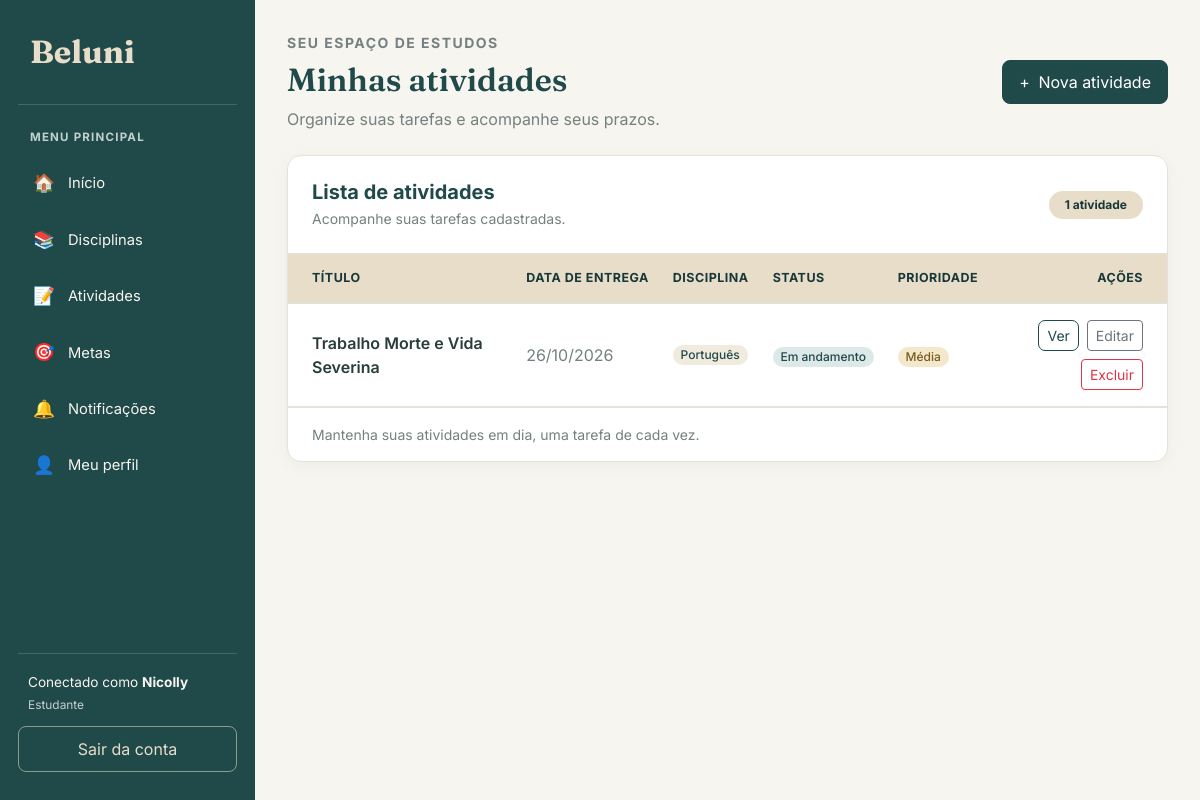
Screenshot of /atividades/ (signed in) with the database file from the repository.
### atividade/models.py (models this page shows, shortened)
class Atividade(models.Model):
    titulo = models.CharField(max_length=100)
    data = models.DateField()
    detalhamento_atividade = models.CharField(max_length=255)
    status = models.CharField(max_length=50)
    prioridade = models.CharField(max_length=50)
    pontuacao = models.FloatField()
    disciplinas = models.ManyToManyField(
        Disciplina,
        through="AtividadeInterdisciplinar",
        related_name="atividades"
    )

### disciplinas/models.py (models this page shows, shortened)
class Disciplina(models.Model):
    nomedisciplina = models.CharField(max_length=100)
    estudante = models.ForeignKey(
        'estudante.Estudante',
        on_delete=models.CASCADE
    )

### atividade/views.py (the view)
# urls.py: path('', views.listar_atividades, name='listar_atividades'),
@login_required
@permission_required('atividade.view_atividade')
def listar_atividades(request):
    estudante = obter_estudante(request.user)
    atividades = (
        atividades_do_estudante(estudante)
        .prefetch_related('disciplinas')
    )
    return render(
        request,
        'atividade/listar.html',
        {'atividades': atividades}
    )

### atividade/views.py (called while the page is built)
def obter_estudante(usuario):
    return get_object_or_404(
        Estudante,
        pk=usuario.pk
    )

def atividades_do_estudante(estudante):
    return Atividade.objects.filter(
        disciplinas__estudante=estudante
    ).distinct()

### atividade/templates/atividade/listar.html (shortened to what this page needs)
{% extends 'base.html' %}
{% block conteudo %}
<div class="d-flex flex-wrap justify-content-between align-items-center gap-3 mb-4">
    <div>
        <p class="text-uppercase small fw-bold mb-2"
           style="color: #758080; letter-spacing: 1.5px;">
            SEU ESPAÇO DE ESTUDOS
        </p>
        <h1 class="titulo-pagina mb-2">Minhas atividades</h1>
        <p class="text-secondary mb-0">
            Organize suas tarefas e acompanhe seus prazos.
        </p>
    </div>
    <a href="{% url 'criar_atividade' %}" class="btn btn-primary">
        <span class="me-1">+</span> Nova atividade
    </a>
</div>
<div class="card">
    <div class="card-body p-0">
        <div class="d-flex flex-wrap justify-content-between align-items-center gap-2 p-4"
             style="border-bottom: 1px solid #E5E2D9;">
            <div>
                <h5 class="mb-1 fw-bold" style="color: #20494A;">
                    Lista de atividades
                </h5>
                <p class="text-secondary small mb-0">
                    Acompanhe suas tarefas cadastradas.
                </p>
            </div>
            <span class="badge rounded-pill px-3 py-2"
                  style="background-color: #E8DDC8; color: #173839;">
                {{ atividades|length }}
                {% if atividades|length == 1 %}
                    atividade
                {% else %}
                    atividades
                {% endif %}
            </span>
        </div>
        <div class="table-responsive">
            <table class="table table-hover align-middle mb-0">
                <thead>
                    <tr>
                        <th class="ps-4">Título</th>
                        <th>Data de entrega</th>
                        <th>Disciplina</th>
                        <th>Status</th>
                        <th>Prioridade</th>
                        <th class="text-end pe-4">Ações</th>
                    </tr>
                </thead>
                <tbody>
                    {% for atividade in atividades %}
                    <tr>
                        <td class="ps-4">
                            <span class="fw-semibold" style="color: #293B3B;">
                                {{ atividade.titulo }}
                            </span>
                        </td>
                        <td>
                            <span class="text-secondary">
                                {{ atividade.data|date:"d/m/Y" }}
                            </span>
                        </td>
                        <td>
                            {% for disciplina in atividade.disciplinas.all %}
                                <span class="badge rounded-pill fw-medium mb-1"
                                      style="background-color: #F1EBDD; color: #20494A;">
                                    {{ disciplina.nomedisciplina }}
                                </span>
                            {% empty %}
                                <span class="text-secondary small">
                                    Sem disciplina
                                </span>
                            {% endfor %}
                        </td>
                        <td>
                            {% if atividade.status == 'concluida' %}
                                <span class="badge rounded-pill fw-medium"
                                      style="background-color: #DCECE2; color: #285C42;">
                                    Concluída
                                </span>
                            {% elif atividade.status == 'em_andamento' %}
                                <span class="badge rounded-pill fw-medium"
                                      style="background-color: #DCE9E8; color: #20494A;">
                                    Em andamento
                                </span>
                            {% else %}
                                <span class="badge rounded-pill fw-medium"
                                      style="background-color: #F4E8CC; color: #795A20;">
                                    Pendente
                                </span>
                            {% endif %}
                        </td>
                        <td>
                            {% if atividade.prioridade == 'alta' %}
                                <span class="badge rounded-pill fw-medium"
                                      style="background-color: #F4DEDA; color: #963F34;">
                                    Alta
                                </span>
                            {% elif atividade.prioridade == 'media' %}
                                <span class="badge rounded-pill fw-medium"
                                      style="background-color: #F4E8CC; color: #795A20;">
                                    Média
                                </span>
                            {% else %}
                                <span class="badge rounded-pill fw-medium"
                                      style="background-color: #DCE9E8; color: #20494A;">
                                    Baixa
                                </span>
                            {% endif %}
                        </td>
                        <td class="text-end pe-4">
                            <div class="d-flex flex-wrap justify-content-end gap-2">
                                <a href="{% url 'detalhar_atividade' atividade.id %}"
                                   class="btn btn-sm btn-outline-primary">
                                    Ver
                                </a>
                                <a href="{% url 'editar_atividade' atividade.id %}"
                                   class="btn btn-sm btn-outline-secondary">
                                    Editar
                                </a>
                                <a href="{% url 'excluir_atividade' atividade.id %}"
                                   class="btn btn-sm btn-outline-danger">
                                    Excluir
                                </a>
                            </div>
                        </td>
                    </tr>
                    {% endfor %}
                </tbody>
            </table>
        </div>
        <div class="px-4 py-3 small text-secondary"
             style="border-top: 1px solid #E5E2D9;">
            Mantenha suas atividades em dia, uma tarefa de cada vez.
        </div>
    </div>
</div>
{% endblock %}

### templates/base.html (shortened to what this page needs)
{% load static %}
<!DOCTYPE html>
<html lang="pt-br">
<head>
    <link
        href="https://cdn.jsdelivr.net/npm/bootstrap@5.3.3/dist/css/bootstrap.min.css"
        rel="stylesheet"
    >
</head>
<body>
    <aside class="sidebar" id="sidebar">
        <a class="sidebar-brand" href="{% url 'inicio' %}">
            Beluni
        </a>
        <div class="sidebar-label">Menu principal</div>
        <ul class="sidebar-nav">
            <li>
                <a class="menu-link" href="{% url 'inicio' %}">
                    <span class="menu-icone">🏠</span>
                    Início
                </a>
            </li>
            <li>
                <a class="menu-link" href="{% url 'listar_disciplinas' %}">
                    <span class="menu-icone">📚</span>
                    Disciplinas
                </a>
            </li>
            <li>
                <a class="menu-link" href="{% url 'listar_atividades' %}">
                    <span class="menu-icone">📝</span>
                    Atividades
                </a>
            </li>
            <li>
                <a class="menu-link" href="{% url 'listar_metas' %}">
                    <span class="menu-icone">🎯</span>
                    Metas
                </a>
            </li>
            <li>
                <a class="menu-link" href="{% url 'notificacao:listar_notificacoes' %}">
                    <span class="menu-icone">🔔</span>
                    Notificações
                </a>
            </li>
            <li>
                <a class="menu-link" href="{% url 'meu_perfil' %}">
                    <span class="menu-icone">👤</span>
                    Meu perfil
                </a>
            </li>
        </ul>
        <div class="sidebar-rodape">
            {% if request.user.is_authenticated %}
            <div class="usuario-info">
                Conectado como
                <strong>{{ request.user.first_name|default:request.user.username }}</strong>
                {% if request.user.is_superuser %}
                    <small>Administrador</small>
                {% elif perms.estudante.view_estudante %}
                    <small>Administrador</small>
                {% else %}
                    <small>Estudante</small>
                {% endif %}
            </div>
            <a class="btn-sair" href="{% url 'logout_estudante' %}">
                Sair da conta
            </a>
            {% endif %}
        </div>
    </aside>
    <main class="main-content">
        <div class="conteudo">
            {% block conteudo %}
            {% endblock %}
        </div>
    </main>
</body>
</html>

### templates/base.html (style rules this page uses)
:root { --beluni-petroleo: #20494A; --beluni-petroleo-escuro: #173839; --beluni-petroleo-claro: #326564; --beluni-areia: #E8DDC8; --beluni-fundo: #F7F5EF; --beluni-branco: #FFFFFF; --beluni-texto: #293B3B; --beluni-secundario: #758080; --beluni-borda: #E5E2D9; }
* { box-sizing: border-box; }
body { margin: 0; background-color: var(--beluni-fundo); color: var(--beluni-texto); font-family: 'Inter', sans-serif; }
.sidebar { position: fixed; top: 0; left: 0; bottom: 0; width: 255px; background-color: var(--beluni-petroleo); color: var(--beluni-branco); display: flex; flex-direction: column; padding: 28px 18px; overflow-y: auto; z-index: 1030; }
.sidebar-brand { display: block; color: var(--beluni-areia); text-decoration: none; font-family: 'Fraunces', serif; font-size: 2rem; font-weight: 700; padding: 0 12px 28px; border-bottom: 1px solid rgba(255, 255, 255, 0.16); margin-bottom: 24px; }
.sidebar-label { color: #C1D2CC; font-size: 0.72rem; text-transform: uppercase; font-weight: 700; letter-spacing: 1.2px; padding: 0 12px; margin-bottom: 12px; }
.sidebar-nav { list-style: none; padding: 0; margin: 0; }
.sidebar-nav li { margin-bottom: 6px; }
.menu-link { display: flex; align-items: center; gap: 12px; color: #F7F5EF; text-decoration: none; padding: 12px 14px; border-radius: 9px; font-size: 0.92rem; transition: background-color 0.2s, color 0.2s; }
.menu-icone { width: 24px; text-align: center; font-size: 1.1rem; }
.sidebar-rodape { margin-top: auto; padding-top: 24px; }
.usuario-info { border-top: 1px solid rgba(255, 255, 255, 0.16); padding: 18px 10px 12px; color: #F7F5EF; font-size: 0.85rem; overflow-wrap: anywhere; }
.usuario-info small { display: block; color: #C1D2CC; margin-top: 4px; }
.btn-sair { display: block; text-align: center; text-decoration: none; color: var(--beluni-areia); border: 1px solid rgba(232, 221, 200, 0.55); border-radius: 8px; padding: 10px; transition: background-color 0.2s; }
.main-content { margin-left: 255px; min-height: 100vh; padding: 32px; }
.conteudo { width: 100%; max-width: 1600px; margin: 0 auto; }
.titulo-pagina { color: var(--beluni-petroleo); font-family: 'Fraunces', serif; font-size: 2rem; font-weight: 600; margin-bottom: 24px; }
.card { background-color: var(--beluni-branco); border: 1px solid var(--beluni-borda); border-radius: 14px; box-shadow: 0 4px 14px rgba(32, 73, 74, 0.05); }
.table { color: var(--beluni-texto); }
.table thead th { background-color: var(--beluni-areia); color: var(--beluni-petroleo-escuro); font-size: 0.78rem; font-weight: 700; padding: 15px 12px; text-transform: uppercase; letter-spacing: 0.5px; white-space: nowrap; }
.table td { padding: 16px 12px; border-color: var(--beluni-borda); }
.btn-primary { background-color: var(--beluni-petroleo); border-color: var(--beluni-petroleo); border-radius: 8px; padding: 9px 16px; }
.btn-outline-primary { color: var(--beluni-petroleo); border-color: var(--beluni-petroleo); border-radius: 7px; }
.text-secondary { color: var(--beluni-secundario) !important; }

### rows the page displays
Atividade: titulo "Trabalho Morte e Vida Severina", data "26/10/2026", status "Em andamento", prioridade "Média"
Disciplina: nomedisciplina "Português"

### other values shown
{{ request.user.first_name|default:request.user.username }} "Nicolly"
{{ atividades|length }} "1"
